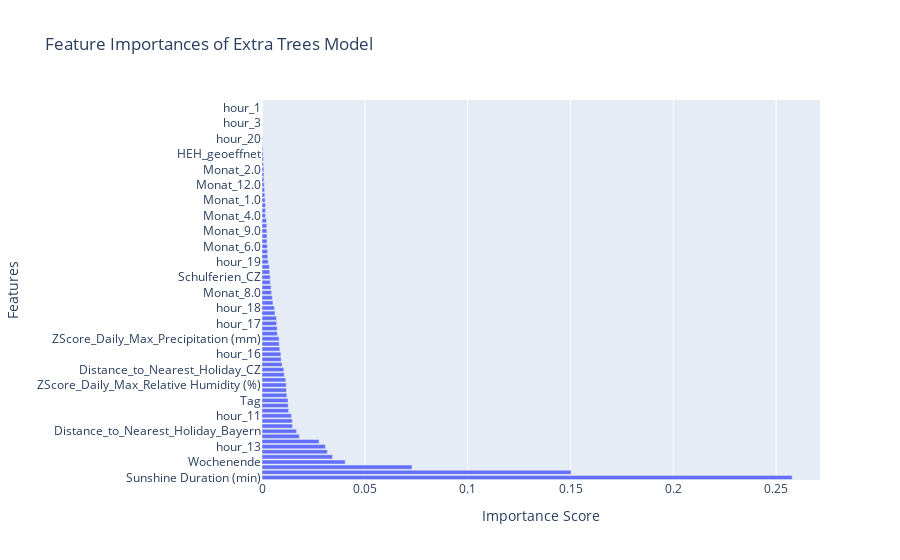

Source (notebook cell):
### Code cell
from pycaret.regression import *
import plotly.express as px
import pandas as pd

# Create the Extra Trees model
model = create_model("et")

# Extract feature importances
feature_importances = model.feature_importances_
feature_names = model.feature_names_in_

# Create a DataFrame with feature names and their importances
importance_df = pd.DataFrame({
    'Feature': feature_names,
    'Importance': feature_importances
})

# Sort the DataFrame by importance
importance_df = importance_df.sort_values(by='Importance', ascending=False)

# Plot the feature importances using Plotly Express
fig = px.bar(
    importance_df, 
    x='Importance', 
    y='Feature', 
    orientation='h',
    title='Feature Importances of Extra Trees Model',
    labels={'Importance': 'Importance Score', 'Feature': 'Feature Name'},
)

# Update layout for better visualization
fig.update_layout(
    xaxis_title='Importance Score',
    yaxis_title='Features',
    showlegend=False
)

# Show the plot
fig.show()

### Figure 1 — Plotly figure (JSON) as saved in the notebook; plotly's stock layout.template omitted (floating-point values rounded to 4 significant figures)
{"data": [{"alignmentgroup": "True", "hovertemplate": "Importance Score=%{x}<br>Feature Name=%{y}<extra></extra>", "legendgroup": "", "marker": {"color": "#636efa", "pattern": {"shape": ""}}, "name": "", "offsetgroup": "", "orientation": "h", "showlegend": false, "textposition": "auto", "type": "bar", "x": [0.2577, 0.1503, 0.07292, 0.04043, 0.03432, 0.03176, 0.03079, 0.02772, 0.01818, 0.01684, 0.01482, 0.01473, 0.0143, 0.01295, 0.01273, 0.01265, 0.01207, 0.01188, 0.0118, 0.01155, 0.01081, 0.0106, 0.009743, 0.009322, 0.009186, 0.008656, 0.008384, 0.008323, 0.007424, 0.007376, 0.007102, 0.007002, 0.006324, 0.006023, 0.00533, 0.005012, 0.004634, 0.004367, 0.004004, 0.003996, 0.003739, 0.003625, 0.003015, 0.00278, 0.00271, 0.002593, 0.002439, 0.00242, 0.002356, 0.0023, 0.002168, 0.001716, 0.001707, 0.001705, 0.001514, 0.001374, 0.001258, 0.001089, 0.0009329, 0.0009188, 0.0008949, 0.0007304, 0.0006593, 0.0005435, 0.0004233, 0.0001415, 0.0001391, 1.743e-05, 4.504e-06, 3.296e-06, 2.773e-06, 2.64e-06, 1.642e-06, 8.29e-07], "xaxis": "x", "y": ["Sunshine Duration (min)", "Relative Humidity (%)", "Temperature (°C)", "Wochenende", "Feiertag_Bayern", "Jahreszeit_Herbst", "hour_13", "hour_14", "Schulferien_Bayern", "Distance_to_Nearest_Holiday_Bayern", "Wind Speed (km/h)", "hour_10", "hour_11", "Falkensteinschutzhaus_geoeffnet", "hour_15", "Tag", "hour_12", "Wochentag_Sonntag", "ZScore_Daily_Max_Relative Humidity (%)", "ZScore_Daily_Max_Temperature (°C)", "ZScore_Daily_Max_Wind Speed (km/h)", "Distance_to_Nearest_Holiday_CZ", "Jahreszeit_Sommer", "ZScore_Daily_Max_Sunshine Duration (min)", "hour_16", "hour_9", "Jahr", "ZScore_Daily_Max_Precipitation (mm)", "Monat_10.0", "hour_8", "hour_17", "Monat_5.0", "hour_7", "hour_18", "Racheldiensthuette_geoeffnet", "Wochentag_Freitag", "Monat_8.0", "Wochentag_Samstag", "Wochentag_Donnerstag", "Schulferien_CZ", "Feiertag_CZ", "Wochentag_Dienstag", "hour_19", "Jahreszeit_Frühling", "Wochentag_Mittwoch", "Monat_6.0", "WGM_geoeffnet", "Monat_7.0", "Monat_9.0", "hour_6", "Wochentag_Montag", "Monat_4.0", "Lusenschutzhaus_geoeffnet", "Precipitation (mm)", "Monat_1.0", "hour_5", "Jahreszeit_Winter", "Monat_12.0", "Laubfärbung", "Monat_3.0", "Monat_2.0", "HZW_geoeffnet", "Schwellhaeusl_geoeffnet", "HEH_geoeffnet", "Monat_11.0", "hour_4", "hour_20", "hour_21", "hour_2", "hour_3", "hour_22", "hour_23", "hour_1", "hour_0"], "yaxis": "y"}], "layout": {"barmode": "relative", "legend": {"tracegroupgap": 0}, "showlegend": false, "title": {"text": "Feature Importances of Extra Trees Model"}, "xaxis": {"anchor": "y", "domain": [0, 1], "title": {"text": "Importance Score"}}, "yaxis": {"anchor": "x", "domain": [0, 1], "title": {"text": "Features"}}}}
